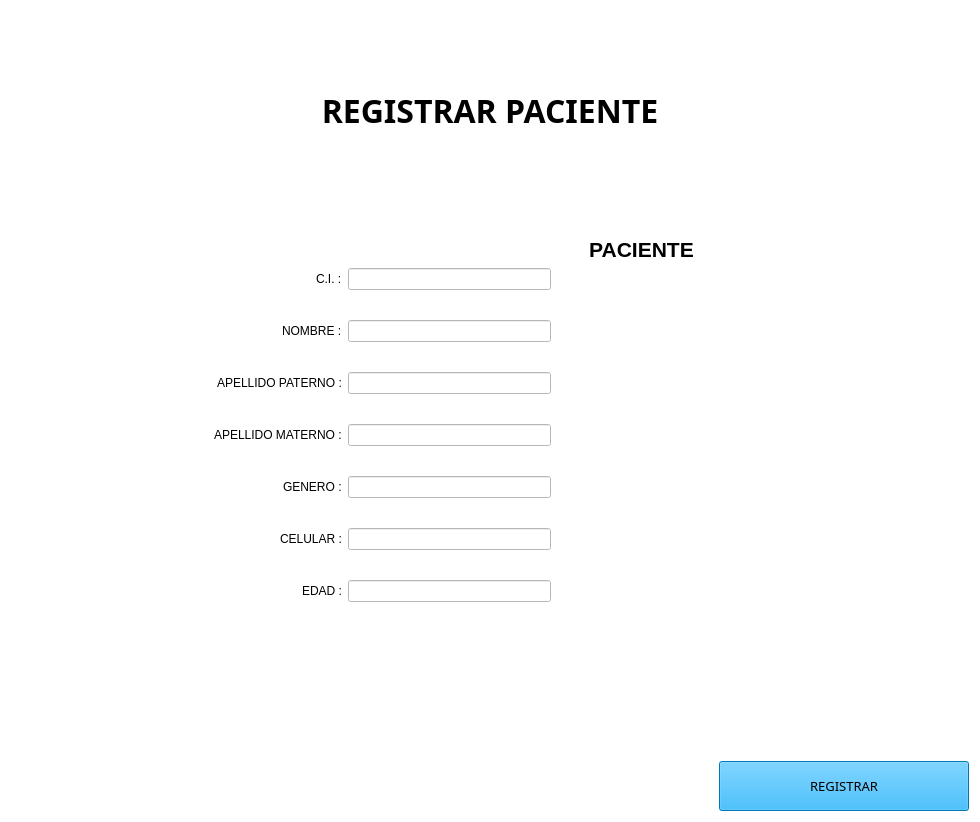
            <widget class="QWidget" name="page_dos">
             <property name="styleSheet">
              <string notr="true">background-color: rgb(255, 255, 255);</string>
             </property>
             <layout class="QVBoxLayout" name="verticalLayout_5">
              <item>
               <widget class="QLabel" name="label_4">
                <property name="minimumSize">
                 <size>
                  <width>200</width>
                  <height>200</height>
                 </size>
                </property>
                <property name="font">
                 <font>
                  <family>Arial Black</family>
                  <pointsize>11</pointsize>
                  <weight>10</weight>
                  <italic>false</italic>
                  <bold>false</bold>
                 </font>
                </property>
                <property name="text">
                 <string>&lt;html&gt;&lt;head/&gt;&lt;body&gt;&lt;p align=&quot;center&quot;&gt;&lt;span style=&quot; font-size:24pt; font-weight:600;&quot;&gt;REGISTRAR PACIENTE&lt;/span&gt;&lt;/p&gt;&lt;/body&gt;&lt;/html&gt;</string>
                </property>
                <property name="alignment">
                 <set>Qt::AlignCenter</set>
                </property>
               </widget>
              </item>
              <item>
               <layout class="QFormLayout" name="formLayout_2">
                <item row="0" column="0">
                 <spacer name="horizontalSpacer_17">
                  <property name="orientation">
                   <enum>Qt::Horizontal</enum>
                  </property>
                  <property name="sizeHint" stdset="0">
                   <size>
                    <width>78</width>
                    <height>20</height>
                   </size>
                  </property>
                 </spacer>
                </item>
                <item row="0" column="1">
                 <layout class="QGridLayout" name="gridLayout_4">
                  <item row="0" column="0">
                   <spacer name="horizontalSpacer_2">
                    <property name="orientation">
                     <enum>Qt::Horizontal</enum>
                    </property>
                    <property name="sizeHint" stdset="0">
                     <size>
                      <width>40</width>
                      <height>20</height>
                     </size>
                    </property>
                   </spacer>
                  </item>
                  <item row="0" column="1">
                   <layout class="QGridLayout" name="gridLayout_3">
                    <item row="1" column="0">
                     <layout class="QGridLayout" name="gridLayout">
                      <item row="0" column="0">
                       <spacer name="horizontalSpacer_12">
                        <property name="orientation">
                         <enum>Qt::Horizontal</enum>
                        </property>
                        <property name="sizeHint" stdset="0">
                         <size>
                          <width>40</width>
                          <height>20</height>
                         </size>
                        </property>
                       </spacer>
                      </item>
                      <item row="0" column="1">
                       <spacer name="horizontalSpacer_7">
                        <property name="orientation">
                         <enum>Qt::Horizontal</enum>
                        </property>
                        <property name="sizeHint" stdset="0">
                         <size>
                          <width>13</width>
                          <height>20</height>
                         </size>
                        </property>
                       </spacer>
                      </item>
                      <item row="1" column="0">
                       <widget class="QLabel" name="label_2">
                        <property name="text">
                         <string>&lt;html&gt;&lt;head/&gt;&lt;body&gt;&lt;p&gt;&lt;span style=&quot; font-size:16pt; font-weight:600;&quot;&gt;PACIENTE&lt;/span&gt;&lt;/p&gt;&lt;/body&gt;&lt;/html&gt;</string>
                        </property>
                        <property name="alignment">
                         <set>Qt::AlignCenter</set>
                        </property>
                       </widget>
                      </item>
                     </layout>
                    </item>
                   </layout>
                  </item>
                 </layout>
                </item>
               </layout>
              </item>
              <item>
               <layout class="QHBoxLayout" name="horizontalLayout_4">
                <item>
                 <spacer name="horizontalSpacer_5">
                  <property name="orientation">
                   <enum>Qt::Horizontal</enum>
                  </property>
                  <property name="sizeHint" stdset="0">
                   <size>
                    <width>40</width>
                    <height>20</height>
                   </size>
                  </property>
                 </spacer>
                </item>
                <item>
                 <layout class="QVBoxLayout" name="verticalLayout_10">
                  <property name="spacing">
                   <number>30</number>
                  </property>
                  <item alignment="Qt::AlignRight">
                   <widget class="QLabel" name="label_5">
                    <property name="text">
                     <string>C.I. :</string>
                    </property>
                   </widget>
                  </item>
                  <item alignment="Qt::AlignRight">
                   <widget class="QLabel" name="label_6">
                    <property name="text">
                     <string>NOMBRE :</string>
                    </property>
                   </widget>
                  </item>
                  <item alignment="Qt::AlignRight">
                   <widget class="QLabel" name="label_7">
                    <property name="text">
                     <string>APELLIDO PATERNO :</string>
                    </property>
                   </widget>
                  </item>
                  <item>
                   <widget class="QLabel" name="label_8">
                    <property name="text">
                     <string>APELLIDO MATERNO :</string>
                    </property>
                   </widget>
                  </item>
                  <item alignment="Qt::AlignRight">
                   <widget class="QLabel" name="label_9">
                    <property name="text">
                     <string>GENERO :</string>
                    </property>
                   </widget>
                  </item>
                  <item alignment="Qt::AlignRight">
                   <widget class="QLabel" name="label_10">
                    <property name="text">
                     <string>CELULAR :</string>
                    </property>
                   </widget>
                  </item>
                  <item alignment="Qt::AlignRight">
                   <widget class="QLabel" name="label_11">
                    <property name="text">
                     <string>EDAD :</string>
                    </property>
                   </widget>
                  </item>
                 </layout>
                </item>
                <item>
                 <layout class="QVBoxLayout" name="verticalLayout_11">
                  <property name="spacing">
                   <number>30</number>
                  </property>
                  <item>
                   <widget class="QLineEdit" name="entry_ci">
                    <property name="palette">
                     <palette>
                      <active>
                       <colorrole role="WindowText">
                        <brush brushstyle="SolidPattern">
                         <color alpha="255">
                          <red>0</red>
                          <green>0</green>
                          <blue>0</blue>
                         </color>
                        </brush>
                       </colorrole>
                       <colorrole role="Button">
                        <brush brushstyle="SolidPattern">
                         <color alpha="255">
                          <red>255</red>
                          <green>255</green>
                          <blue>255</blue>
                         </color>
                        </brush>
                       </colorrole>
                       <colorrole role="Text">
                        <brush brushstyle="SolidPattern">
                         <color alpha="255">
                          <red>0</red>
                          <green>0</green>
                          <blue>0</blue>
                         </color>
                        </brush>
                       </colorrole>
                       <colorrole role="ButtonText">
                        <brush brushstyle="SolidPattern">
                         <color alpha="255">
                          <red>0</red>
                          <green>0</green>
                          <blue>0</blue>
                         </color>
                        </brush>
                       </colorrole>
                       <colorrole role="Base">
                        <brush brushstyle="SolidPattern">
                         <color alpha="255">
                          <red>255</red>
                          <green>255</green>
                          <blue>255</blue>
                         </color>
                        </brush>
                       </colorrole>
                       <colorrole role="Window">
                        <brush brushstyle="SolidPattern">
                         <color alpha="255">
                          <red>255</red>
                          <green>255</green>
                          <blue>255</blue>
                         </color>
                        </brush>
                       </colorrole>
                      </active>
                      <inactive>
                       <colorrole role="WindowText">
                        <brush brushstyle="SolidPattern">
                         <color alpha="255">
                          <red>0</red>
                          <green>0</green>
                          <blue>0</blue>
                         </color>
                        </brush>
                       </colorrole>
                       <colorrole role="Button">
                        <brush brushstyle="SolidPattern">
                         <color alpha="255">
                          <red>255</red>
                          <green>255</green>
                          <blue>255</blue>
                         </color>
                        </brush>
                       </colorrole>
                       <colorrole role="Text">
                        <brush brushstyle="SolidPattern">
                         <color alpha="255">
                          <red>0</red>
                          <green>0</green>
                          <blue>0</blue>
                         </color>
                        </brush>
                       </colorrole>
                       <colorrole role="ButtonText">
                        <brush brushstyle="SolidPattern">
                         <color alpha="255">
                          <red>0</red>
                          <green>0</green>
                          <blue>0</blue>
                         </color>
                        </brush>
                       </colorrole>
                       <colorrole role="Base">
                        <brush brushstyle="SolidPattern">
                         <color alpha="255">
                          <red>255</red>
                          <green>255</green>
                          <blue>255</blue>
                         </color>
                        </brush>
                       </colorrole>
                       <colorrole role="Window">
                        <brush brushstyle="SolidPattern">
                         <color alpha="255">
                          <red>255</red>
                          <green>255</green>
                          <blue>255</blue>
                         </color>
                        </brush>
                       </colorrole>
                      </inactive>
                      <disabled>
                       <colorrole role="WindowText">
                        <brush brushstyle="SolidPattern">
                         <color alpha="255">
                          <red>0</red>
                          <green>0</green>
                          <blue>0</blue>
                         </color>
                        </brush>
                       </colorrole>
                       <colorrole role="Button">
                        <brush brushstyle="SolidPattern">
                         <color alpha="255">
                          <red>255</red>
                          <green>255</green>
                          <blue>255</blue>
                         </color>
                        </brush>
                       </colorrole>
                       <colorrole role="Text">
                        <brush brushstyle="SolidPattern">
                         <color alpha="255">
                          <red>0</red>
                          <green>0</green>
                          <blue>0</blue>
                         </color>
                        </brush>
                       </colorrole>
                       <colorrole role="ButtonText">
                        <brush brushstyle="SolidPattern">
                         <color alpha="255">
                          <red>0</red>
                          <green>0</green>
                          <blue>0</blue>
                         </color>
                        </brush>
                       </colorrole>
                       <colorrole role="Base">
                        <brush brushstyle="SolidPattern">
                         <color alpha="255">
                          <red>255</red>
                          <green>255</green>
                          <blue>255</blue>
                         </color>
                        </brush>
                       </colorrole>
                       <colorrole role="Window">
                        <brush brushstyle="SolidPattern">
                         <color alpha="255">
                          <red>255</red>
                          <green>255</green>
                          <blue>255</blue>
                         </color>
                        </brush>
                       </colorrole>
                      </disabled>
                     </palette>
                    </property>
                    <property name="styleSheet">
                     <string notr="true">color: rgb(0, 0, 0);</string>
                    </property>
                   </widget>
                  </item>
                  <item>
                   <widget class="QLineEdit" name="entry_nombre">
                    <property name="styleSheet">
                     <string notr="true">color: rgb(0, 0, 0);</string>
                    </property>
                   </widget>
                  </item>
                  <item>
                   <widget class="QLineEdit" name="entry_apellido_paterno">
                    <property name="styleSheet">
                     <string notr="true">color: rgb(0, 0, 0);</string>
                    </property>
                   </widget>
                  </item>
                  <item>
                   <widget class="QLineEdit" name="entry_apellido_materno">
                    <property name="styleSheet">
                     <string notr="true">color: rgb(0, 0, 0);</string>
                    </property>
                   </widget>
                  </item>
                  <item>
                   <widget class="QLineEdit" name="entry_genero">
                    <property name="styleSheet">
                     <string notr="true">color: rgb(0, 0, 0);</string>
                    </property>
                   </widget>
                  </item>
                  <item>
                   <widget class="QLineEdit" name="entry_celular">
                    <property name="styleSheet">
                     <string notr="true">color: rgb(0, 0, 0);</string>
                    </property>
                   </widget>
                  </item>
                  <item>
                   <widget class="QLineEdit" name="entry_edad">
                    <property name="styleSheet">
                     <string notr="true">color: rgb(0, 0, 0);</string>
                    </property>
                   </widget>
                  </item>
                 </layout>
                </item>
                <item>
                 <spacer name="horizontalSpacer_4">
                  <property name="orientation">
                   <enum>Qt::Horizontal</enum>
                  </property>
                  <property name="sizeHint" stdset="0">
                   <size>
                    <width>40</width>
                    <height>20</height>
                   </size>
                  </property>
                 </spacer>
                </item>
                <item>
                 <widget class="QLabel" name="label_13">
                  <property name="text">
                   <string/>
                  </property>
                  <property name="pixmap">
                   <pixmap>PACIENTE.png</pixmap>
                  </property>
                 </widget>
                </item>
                <item>
                 <spacer name="horizontalSpacer_6">
                  <property name="orientation">
                   <enum>Qt::Horizontal</enum>
                  </property>
                  <property name="sizeHint" stdset="0">
                   <size>
                    <width>40</width>
                    <height>20</height>
                   </size>
                  </property>
                 </spacer>
                </item>
               </layout>
              </item>
              <item>
               <widget class="QLabel" name="label_12">
                <property name="text">
                 <string/>
                </property>
               </widget>
              </item>
              <item>
               <spacer name="verticalSpacer_4">
                <property name="orientation">
                 <enum>Qt::Vertical</enum>
                </property>
                <property name="sizeHint" stdset="0">
                 <size>
                  <width>958</width>
                  <height>133</height>
                 </size>
                </property>
               </spacer>
              </item>
              <item>
               <layout class="QHBoxLayout" name="horizontalLayout_5">
                <item>
                 <widget class="QLabel" name="label_datos_registrados">
                  <property name="minimumSize">
                   <size>
                    <width>200</width>
                    <height>30</height>
                   </size>
                  </property>
                  <property name="text">
                   <string/>
                  </property>
                  <property name="alignment">
                   <set>Qt::AlignCenter</set>
                  </property>
                 </widget>
                </item>
                <item>
                 <spacer name="horizontalSpacer_3">
                  <property name="orientation">
                   <enum>Qt::Horizontal</enum>
                  </property>
                  <property name="sizeHint" stdset="0">
                   <size>
                    <width>40</width>
                    <height>20</height>
                   </size>
                  </property>
                 </spacer>
                </item>
                <item>
                 <widget class="QPushButton" name="boton_registrar_paciente">
                  <property name="minimumSize">
                   <size>
                    <width>250</width>
                    <height>50</height>
                   </size>
                  </property>
                  <property name="font">
                   <font>
                    <family>Arial Black</family>
                    <pointsize>10</pointsize>
                    <weight>9</weight>
                    <italic>false</italic>
                    <bold>false</bold>
                   </font>
                  </property>
                  <property name="styleSheet">
                   <string notr="true">background-color:  rgb(0, 170, 255);</string>
                  </property>
                  <property name="text">
                   <string>REGISTRAR</string>
                  </property>
                  <property name="icon">
                   <iconset>
                    <normaloff>icons8-registrarse-en-el-calendario-47.png</normaloff>icons8-registrarse-en-el-calendario-47.png</iconset>
                  </property>
                 </widget>
                </item>
               </layout>
              </item>
             </layout>
            </widget>
